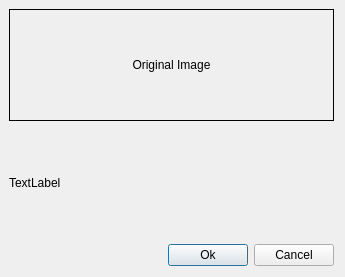
<?xml version="1.0" encoding="UTF-8"?>
<ui version="4.0">
 <class>Dialog</class>
 <widget class="QDialog" name="Dialog">
  <property name="enabled">
   <bool>true</bool>
  </property>
  <property name="geometry">
   <rect>
    <x>0</x>
    <y>0</y>
    <width>345</width>
    <height>277</height>
   </rect>
  </property>
  <property name="font">
   <font>
    <kerning>true</kerning>
   </font>
  </property>
  <property name="contextMenuPolicy">
   <enum>Qt::DefaultContextMenu</enum>
  </property>
  <property name="windowTitle">
   <string>Crop Image</string>
  </property>
  <property name="whatsThis">
   <string notr="true"/>
  </property>
  <layout class="QVBoxLayout" name="verticalLayout">
   <property name="leftMargin">
    <number>9</number>
   </property>
   <property name="topMargin">
    <number>9</number>
   </property>
   <item>
    <widget class="QLabel" name="gambarCrop">
     <property name="frameShape">
      <enum>QFrame::Box</enum>
     </property>
     <property name="text">
      <string>Original Image</string>
     </property>
     <property name="alignment">
      <set>Qt::AlignCenter</set>
     </property>
    </widget>
   </item>
   <item>
    <widget class="QLabel" name="gambar">
     <property name="enabled">
      <bool>true</bool>
     </property>
     <property name="acceptDrops">
      <bool>false</bool>
     </property>
     <property name="whatsThis">
      <string/>
     </property>
     <property name="accessibleDescription">
      <string/>
     </property>
     <property name="inputMethodHints">
      <set>Qt::ImhNone</set>
     </property>
     <property name="text">
      <string>TextLabel</string>
     </property>
    </widget>
   </item>
   <item>
    <layout class="QHBoxLayout" name="horizontalLayout">
     <item>
      <spacer name="horizontalSpacer">
       <property name="orientation">
        <enum>Qt::Horizontal</enum>
       </property>
       <property name="sizeHint" stdset="0">
        <size>
         <width>40</width>
         <height>20</height>
        </size>
       </property>
      </spacer>
     </item>
     <item>
      <widget class="QPushButton" name="TombolOk">
       <property name="text">
        <string>Ok</string>
       </property>
      </widget>
     </item>
     <item>
      <widget class="QPushButton" name="TombolCancel">
       <property name="text">
        <string>Cancel</string>
       </property>
      </widget>
     </item>
    </layout>
   </item>
  </layout>
  <zorder>gambar</zorder>
  <zorder>gambarCrop</zorder>
 </widget>
 <resources/>
 <connections/>
</ui>
